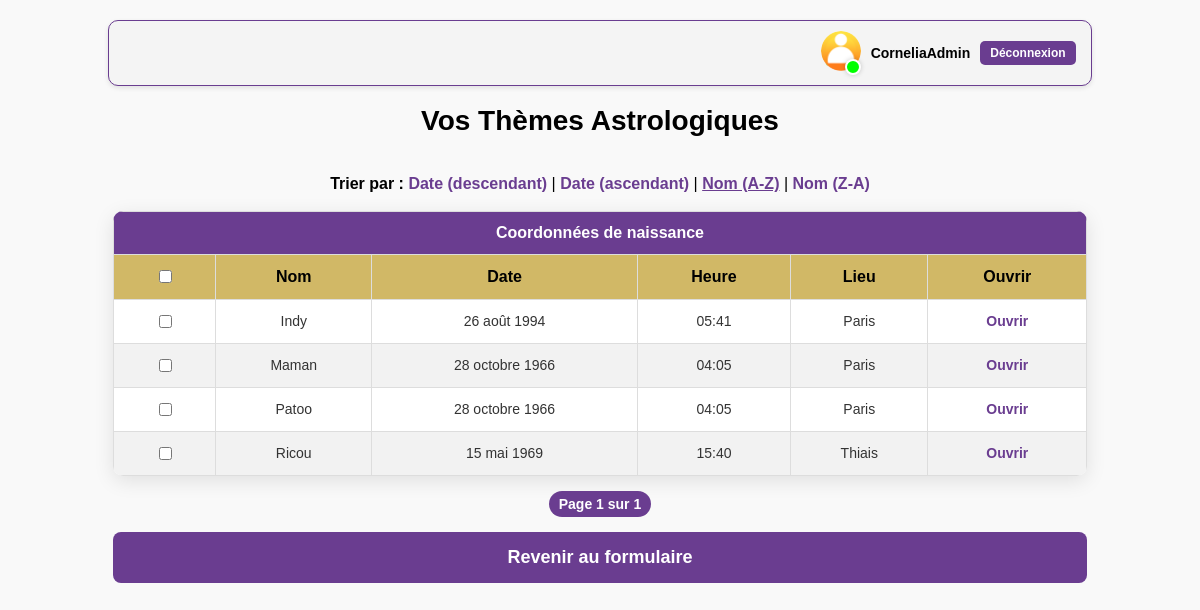
The app's page /themes/?sort=name (signed in) with its own data.
### astroapp/models.py (models this page shows, shortened)
class CustomUser(AbstractUser):
    email = models.EmailField(unique=True)  # Assure l'unicité de l'email

class ThemeAstrologique(models.Model):
    utilisateur = models.ForeignKey(CustomUser, on_delete=models.CASCADE)
    name = models.CharField(max_length=255)
    birthdate = models.DateField()
    birthtime = models.TimeField()
    country_of_birth = models.CharField(max_length=255)
    city_of_birth = models.CharField(max_length=255)
    date_de_creation = models.DateTimeField(auto_now_add=True)

### astroapp/views.py (the view)
# urls.py: path('themes/', views.liste_themes, name='liste_themes'),
@login_required
def liste_themes(request):
    sort = request.GET.get('sort', '-date_de_creation')
    allowed_sorts = ['name', 'date_de_creation', '-date_de_creation', '-name']
    if sort not in allowed_sorts:
        sort = '-date_de_creation'  # Revenir au tri par défaut si le paramètre est invalide
    themes = ThemeAstrologique.objects.filter(utilisateur=request.user).order_by(sort)
    paginator = Paginator(themes, 10)  # 10 thèmes par page
    page_number = request.GET.get('page')  # Récupérer le numéro de page dans l'URL
    page_obj = paginator.get_page(page_number)  # Obtenir la page correspondante
    return render(request, 'liste_themes.html', {
        'page_obj': page_obj,  # Objets de la page actuelle
        'current_sort': sort,  # Critère de tri actuel
    })

### astroapp/templates/liste_themes.html (shortened to what this page needs)
{% load static %}
<!DOCTYPE html>
<html lang="fr">
<head>
</head>
<body>
<div class="auth-user">
    {% if user.is_authenticated %}
        <div class="auth-logged-in">
            <div style="position: relative; display: inline-block;">
                <img src="{% static 'images/user-icons/user-icon-orange.png' %}" alt="Icône utilisateur" class="user-icon">
                <div class="status-indicator"></div>
            </div>
            <span class="user-name">{{ user.username }}</span>
            <a href="{% url 'deconnexion' %}" class="logout-btn">Déconnexion</a>
        </div>
    {% else %}
        <div class="auth-links">
            <a href="{% url 'connexion' %}" class="auth-btn">Connexion</a>
            <a href="{% url 'inscription' %}" class="auth-btn">S'inscrire</a>
        </div>
    {% endif %}
</div>
    <h1>Vos Thèmes Astrologiques</h1>
<br>
<div class="div-tri">
<div class="tri-options">
    <strong>Trier par :</strong>
    <a href="?sort=-date_de_creation" {% if current_sort == '-date_de_creation' %}class="active"{% endif %}>Date (descendant)</a> |
    <a href="?sort=date_de_creation" {% if current_sort == 'date_de_creation' %}class="active"{% endif %}>Date (ascendant)</a> |
    <a href="?sort=name" {% if current_sort == 'name' %}class="active"{% endif %}>Nom (A-Z)</a> |
    <a href="?sort=-name" {% if current_sort == '-name' %}class="active"{% endif %}>Nom (Z-A)</a>
</div>
</div>
<br>
<div>
<table>
    <tr>
        <th colspan="6">Coordonnées de naissance</th>
    </tr>
    <tr>
        <th class="div-birth-details">
            <input type="checkbox" id="selectAll" />
        </th>
        <th class="div-birth-details">Nom</th>
        <th class="div-birth-details">Date</th>
        <th class="div-birth-details">Heure</th>
        <th class="div-birth-details">Lieu</th>
        <th class="div-birth-details">Ouvrir</th>
    </tr>
    {% for theme in page_obj %}
    <tr>
        <td>
           <input type="checkbox" class="theme-checkbox" data-id="{{ theme.id }}" />
        </td>
        <td>{{ theme.name }}</td>
        <td>{{ theme.birthdate }}</td>
        <td>{{ theme.birthtime }}</td>
        <td>{{ theme.city_of_birth }}</td>
        <td>
            <a href="{% url 'ouvrir_theme' theme.id %}">Ouvrir</a>
        </td>
    </tr>
    {% empty %}
    <tr>
        <td colspan="6">Aucun thème trouvé.</td>
    </tr>
    {% endfor %}
</table>
</div>
<div class="pagination">
    <span class="step-links">
        <span class="current">
            Page {{ page_obj.number }} sur {{ page_obj.paginator.num_pages }}
        </span>
    </span>
</div>
<div>
<a href="{% url 'birth_data' %}" class="btn-retour-formulaire">Revenir au formulaire</a>
</div>
</body>
</html>

### astroapp/templates/liste_themes.html (style rules this page uses)
.auth-user { display: flex; align-items: center; justify-content: flex-end; gap: 10px; padding: 10px 15px; background-color: #f4f4f4; border:#6A3D90 1px solid; border-radius: 10px; box-shadow: 0 2px 5px rgba(0, 0, 0, 0.1); width: 82%; margin: 0 auto; }
.auth-logged-in { display: flex; align-items: center; gap: 10px; }
.user-icon { width: 40px; height: 40px; border-radius: 50%; object-fit: cover; }
.status-indicator { position: absolute; bottom: 0; right: 0; width: 12px; height: 12px; background-color: #00ff00; border: 2px solid white; border-radius: 50%; box-shadow: 0 0 5px rgba(0, 0, 0, 0.2); }
.user-name { font-weight: bold; font-size: 14px; color: #000; }
.logout-btn { background-color: #6A3D90; color: white; padding: 5px 10px; border-radius: 5px; text-decoration: none; font-size: 12px; transition: background-color 0.3s ease; }
body { font-family: 'Arial', sans-serif; margin: 0; padding: 20px; background-color: #f9f9f9; }
h1 { text-align: center; color: #000; font-size: 28px; margin-bottom: 20px; }
table { width: 84%; margin: 0 auto; border-collapse: collapse; background-color: #fff; border-radius: 10px; overflow: hidden; box-shadow: 0 5px 20px rgba(0, 0, 0, 0.1); }
.div-birth-details { background:#D1B866; color: #000; }
th, td { padding: 12px 15px; text-align: center; border: 1px solid #ddd; }
th { background-color: #6A3D90; color: white; font-size: 16px; font-weight: bold; }
tr:nth-child(even) { background-color: #f2f2f2; }
td { font-size: 14px; color: #333; }
a { color: #6A3D90; font-weight: bold; text-decoration: none; transition: color 0.3s ease, transform 0.2s ease; }
.btn-retour-formulaire { display: block; width: 84%; margin: 20px auto; padding: 15px 0; background-color: #6A3D90; color: white; text-align: center; text-decoration: none; font-weight: bold; border-radius: 8px; font-size: 18px; transition: background-color 0.3s ease, transform 0.2s ease; }
.div-tri { text-align:center; }
.tri-options a.active { font-weight: bold; text-decoration: underline; text-align:center; }
.pagination { display: flex; justify-content: center; align-items: center; margin: 20px 0; font-size: 14px; }
.pagination .current { font-weight: bold; color: white; background-color: #6A3D90; border-radius: 20px; padding: 5px 10px; }
.pagination span { color: #555; font-style: normal; margin: 0 5px; }

### records on screen
CustomUser: username "CorneliaAdmin"
ThemeAstrologique: name "Indy", birthdate "26 août 1994", birthtime "05:41", city_of_birth "Paris"
ThemeAstrologique: name "Maman", birthdate "28 octobre 1966", birthtime "04:05", city_of_birth "Paris"
ThemeAstrologique: name "Patoo", birthdate "28 octobre 1966", birthtime "04:05", city_of_birth "Paris"
ThemeAstrologique: name "Ricou", birthdate "15 mai 1969", birthtime "15:40", city_of_birth "Thiais"

### other values on screen
{{ page_obj.number }} "1"
{{ page_obj.paginator.num_pages }} "1"
